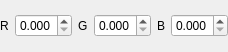
<?xml version="1.0" encoding="UTF-8"?>
<ui version="4.0">
 <class>ColorInputWidget</class>
 <widget class="QWidget" name="ColorInputWidget">
  <property name="geometry">
   <rect>
    <x>0</x>
    <y>0</y>
    <width>179</width>
    <height>52</height>
   </rect>
  </property>
  <property name="windowTitle">
   <string>Form</string>
  </property>
  <layout class="QHBoxLayout" name="horizontalLayout">
   <property name="leftMargin">
    <number>0</number>
   </property>
   <property name="topMargin">
    <number>0</number>
   </property>
   <property name="rightMargin">
    <number>0</number>
   </property>
   <property name="bottomMargin">
    <number>0</number>
   </property>
   <item>
    <widget class="QLabel" name="label">
     <property name="sizePolicy">
      <sizepolicy hsizetype="Preferred" vsizetype="Preferred">
       <horstretch>0</horstretch>
       <verstretch>0</verstretch>
      </sizepolicy>
     </property>
     <property name="text">
      <string>R</string>
     </property>
    </widget>
   </item>
   <item>
    <widget class="QDoubleSpinBox" name="doubleSpinBox">
     <property name="sizePolicy">
      <sizepolicy hsizetype="Expanding" vsizetype="Fixed">
       <horstretch>0</horstretch>
       <verstretch>0</verstretch>
      </sizepolicy>
     </property>
     <property name="decimals">
      <number>3</number>
     </property>
     <property name="maximum">
      <double>1.000000000000000</double>
     </property>
     <property name="singleStep">
      <double>0.010000000000000</double>
     </property>
    </widget>
   </item>
   <item>
    <widget class="QLabel" name="label_2">
     <property name="text">
      <string>G</string>
     </property>
    </widget>
   </item>
   <item>
    <widget class="QDoubleSpinBox" name="doubleSpinBox_2">
     <property name="sizePolicy">
      <sizepolicy hsizetype="Expanding" vsizetype="Fixed">
       <horstretch>0</horstretch>
       <verstretch>0</verstretch>
      </sizepolicy>
     </property>
     <property name="decimals">
      <number>3</number>
     </property>
     <property name="maximum">
      <double>1.000000000000000</double>
     </property>
     <property name="singleStep">
      <double>0.010000000000000</double>
     </property>
    </widget>
   </item>
   <item>
    <widget class="QLabel" name="label_3">
     <property name="text">
      <string>B</string>
     </property>
    </widget>
   </item>
   <item>
    <widget class="QDoubleSpinBox" name="doubleSpinBox_3">
     <property name="sizePolicy">
      <sizepolicy hsizetype="Expanding" vsizetype="Fixed">
       <horstretch>0</horstretch>
       <verstretch>0</verstretch>
      </sizepolicy>
     </property>
     <property name="decimals">
      <number>3</number>
     </property>
     <property name="maximum">
      <double>1.000000000000000</double>
     </property>
     <property name="singleStep">
      <double>0.010000000000000</double>
     </property>
    </widget>
   </item>
  </layout>
 </widget>
 <resources/>
 <connections/>
</ui>
